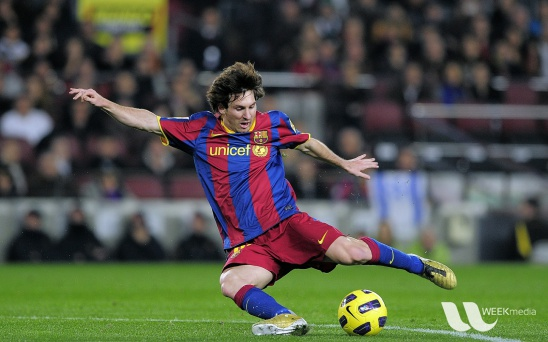
#> input picture PersonalOpenCVProject/10 - messi5.jpg, 548 x 342 px
$ python Project3.py
#> lines starting #> are read from the running program, lines starting #| are printed output that depends on the picture
# -*- coding: utf-8 -*-

import cv2
import numpy as np

## BACKGROUND
width = int(input("Insert width: "))
#> the answer given: 100
height = int(input("Insert height: "))
#> the answer given: 100

img1 = cv2.imread('10 - messi5.jpg')
#> img1 is the input picture: shape (342, 548, 3); mean B, G, R 72.4, 86, 82.2
img2 = cv2.imread('10 - messi5.jpg')
###
#if img1.shape[1] > img1.shape[0]:
if width > height:
    scale_percent = width / img1.shape[1]
else:
    scale_percent = height / img1.shape[0]
#> scale_percent = 0.292

dsize1 = (int(img1.shape[1]*scale_percent),int(img1.shape[0]*scale_percent))
#> dsize1 = (160, 100)
img1 = cv2.resize(img1, dsize1)
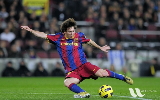
#> img1: shape (100, 160, 3); mean B, G, R 72.2, 85.9, 82
##
img1width = img1.shape[1]
#> img1width = 160
img1height = img1.shape[0]
#> img1height = 100

##
px1 = int(img1width/2 - img1width/4)
#> px1 = 40
px2 = int((img1width)/2 + (img1width)/4)
#> px2 = 120
px3 = int(img1height/2 - img1height/4)
#> px3 = 25
px4 = int((img1height)/2 + (img1height)/4)
#> px4 = 75
##
dsize2 = (px2-px1,px4-px3)
#> dsize2 = (80, 50)
img2 = cv2.resize(img2, dsize2)
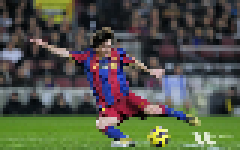
#> img2: shape (50, 80, 3) (shown 3 times larger); mean B, G, R 72.2, 85.8, 82
##
img4 = np.copy(img1)
img4[px3:px4, px1:px2] = img2[0:px4-px3, 0:px2-px1]
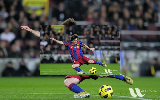
#> img4: shape (100, 160, 3); mean B, G, R 67.4, 88.5, 79.1
##
cv2.imshow("img1",img4)


def mouse_event(event, x, y, flags, param):
    if event == cv2.EVENT_MOUSEMOVE:
        dsize2 = (x,y)
        img3 = cv2.resize(img2, dsize2)
        px1 = int(img1width/2 - x/2)
        px2 = int(img1width/2 + x/2)
        px3 = int(img1height/2 - y/2)
        px4 = int(img1height/2 + y/2)
        img4 = np.copy(img1)
        img4[px3:px4, px1:px2] = img3
        cv2.imshow("img1",img4)

cv2.setMouseCallback('img1',mouse_event)
cv2.waitKey(0)
cv2.destroyAllWindows()# -*- coding: utf-8 -*-
